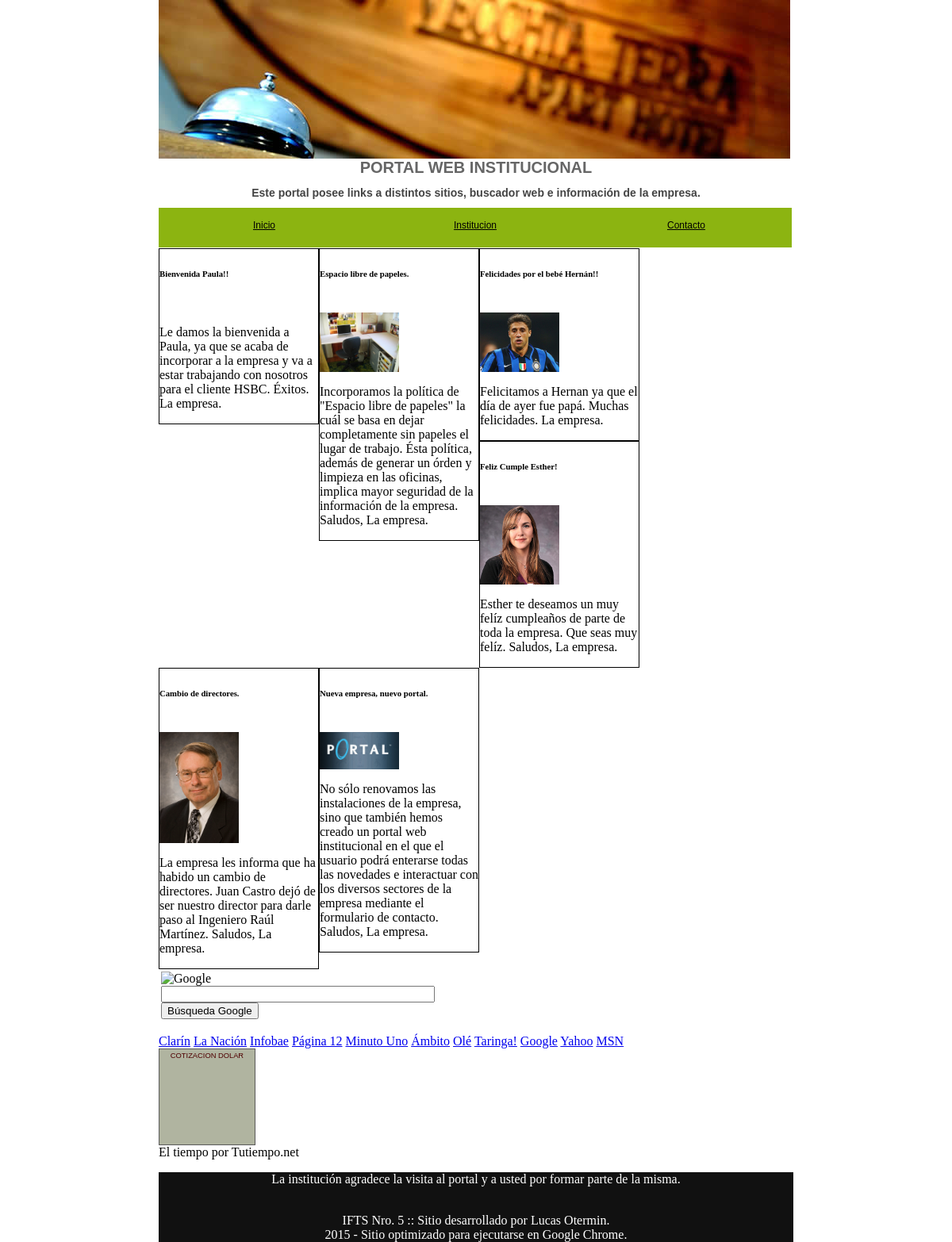
Page /inicio.php on the committed database.
### tables this page shows
CREATE TABLE IF NOT EXISTS `novedades` (
  `nov_id` int(5) NOT NULL AUTO_INCREMENT,
  `nov_titulo` varchar(140) NOT NULL,
  `nov_novedad` varchar(1000) NOT NULL,
  `nov_imagen` varchar(140) DEFAULT NULL,
  `nov_fecha` date NOT NULL,
  PRIMARY KEY (`nov_id`)
);

### inicio.php (the view, shortened to what this page needs)
<?php
include('encabezado.php');
	$consulta = "SELECT nov_id, nov_titulo, nov_novedad, nov_imagen, nov_fecha FROM novedades ORDER BY nov_fecha DESC";
	$resultado = mysql_query($consulta);
	while($fila=mysql_fetch_array($resultado)){
?>
<div id="novedad">
    <h6><?php echo $fila['nov_titulo']; ?></h6></br>
	<?php
	if ($fila['nov_imagen']!=''){
	?>
	<img src="<?php echo $fila['nov_imagen']; ?>" width="100px" height="auto" alt="Imagen del Portal Web" /></br>
	<?php
	}
	?>
    <p><?php echo $fila['nov_novedad']; ?></p>
</div>
<?php
}
?>
<div id="links">
	<div id="gooyou">
		<table>
			<tr>
				<td>
					<form method="GET" action="http://www.google.com.ar/search" target="_blank">
					<img src="http://www.google.com/logos/Logo_40wht.gif" border="0" alt="Google"><br />
					<input type="text" name="q" size="40" value="">
					<input type="hidden" name="hl" value="es"><br />
					<input type="submit" name="btnG" value="B&uacute;squeda Google">
					</form>
				</td>
			</tr>
		</table>
	</div>
	<a href="http://www.clarin.com.ar" target="_blank">Clar&iacute;n</a>
	<a href="http://www.lanacion.com.ar" target="_blank">La Naci&oacute;n</a>
	<a href="http://www.infobae.com" target="_blank">Infobae</a>
	<a href="http://www.pagina12.com.ar" target="_blank">P&aacute;gina 12</a>
	<a href="http://www.minutouno.com/contenidos/home.html" target="_blank">Minuto Uno</a>
	<a href="http://www.ambito.com" target="_blank">&Aacute;mbito</a>
	<a href="http://www.ole.com.ar" target="_blank">Ol&eacute;</a>
	<a href="http://taringa.net" target="_blank">Taringa!</a>
	<a href="https://www.google.com.ar/" target="_blank">Google</a>
	<a href="https://espanol.yahoo.com/" target="_blank">Yahoo</a>
	<a href="http://www.msn.com/es-ar/" target="_blank">MSN</a>
 <div style="border: 1px solid
rgb(90, 90, 90); background: rgb(176, 180, 160) none repeat scroll 0%
50%; text-align: center; width:
120px; height: 120px; line-height: 100%;" align="center">
<small><a style="border:
0px none ; font-size: 7pt; color: rgb(79, 0, 0); text-decoration: none;
font-family: sans-serif,Helvetica,Arial;"
href="http://www.cotizacion-dolar.com.ar" target="_blank"
title="Cotizaci&oacute;n actualizada del d&oacute;lar,
euro, real, peso uruguayo, peso chileno en
Argentina">COTIZACION DOLAR</a></small>
</div>
<div id="TT_tiCE1kkkkddaCeGAjfuDzDzDDWuALEIFrt1tksioqkzImIG5G">El tiempo por Tutiempo.net</div>
</div>
<?php
include('pie.php');
?>

### encabezado.php (shortened to what this page needs)
<html>
<head>
</head>
<body>
<div id="encabezado">
    <img src="encabezado.jpg" alt="Imagen del encabezado" />
    <h1>PORTAL WEB INSTITUCIONAL</h1>
    <h2>Este portal posee links a distintos sitios, buscador web e informaci&oacute;n de la empresa.</h2>
</div>
<div id="menu">
    <ul>
        <li><a href="inicio.php">Inicio</a></li>
        <li><a href="institucion.php">Institucion</a></li>
        <li><a href="contacto.php">Contacto</a></li>
    </ul>
</div>

### pie.php
<div id="pie">
<p>
    La instituci&oacute;n agradece la visita al portal y a usted por formar parte de la misma.
</p></br>
IFTS Nro. 5 :: Sitio desarrollado por Lucas Otermin.</br>
2015 - Sitio optimizado para ejecutarse en Google Chrome.</br>
</div>
</body>
</html>

### encabezado.php (style rules this page uses)
body { margin:auto;width:800px; }
h1 { color:#666;font-weight:bold;font-size:20px;font-family:Trebuchet,Arial;background-color:#fff;text-align:center;margin:0px; }
h2 { text-align:left;color:#444;font-family:Arial;font-size:14px;font-weight:bold;text-align:center; }
#menu, #menu ul { text-align:center;list-style:none;padding:0px;margin:0px;width:798px;height:51px; }
#menu li { width:266px;height:50px;margin:0px;padding:0px;float:left; }
#menu a { display:block;font-family:Arial, Helvetica, sans-serif;font-size:12px;color:#000;height:35px;padding-top:15px;text-align:center;background-image:url(menuatop.jpg);background-repeat:no-repeat;background-color:#8cb411; }
#novedad { border:1px solid #000; width:200px; height:auto;float:left; }
#links { clear:both; }
#pie { background-color:#111;color:#fff;text-align:center; }

### rows in the picture
novedades: nov_titulo "Bienvenida Paula!!", nov_novedad "Le damos la bienvenida a Paula, ya que se acaba de incorporar a la empresa y va a estar trabajando con nosotros para el cliente HSBC. Éxitos. La empresa."
novedades: nov_titulo "Espacio libre de papeles.", nov_imagen (picture), nov_novedad "Incorporamos la política de \"Espacio libre de papeles\" la cuál se basa en dejar completamente sin papeles el lugar de trabajo. Ésta política, además de generar un órden y limpieza en las oficinas, implica mayor seguridad de la información de la empresa. Saludos, La empresa."
novedades: nov_titulo "Felicidades por el bebé Hernán!!", nov_imagen (picture), nov_novedad "Felicitamos a Hernan ya que el día de ayer fue papá. Muchas felicidades. La empresa."
novedades: nov_titulo "Feliz Cumple Esther!", nov_imagen (picture), nov_novedad "Esther te deseamos un muy felíz cumpleaños de parte de toda la empresa. Que seas muy felíz. Saludos, La empresa."
novedades: nov_titulo "Cambio de directores.", nov_imagen (picture), nov_novedad "La empresa les informa que ha habido un cambio de directores. Juan Castro dejó de ser nuestro director para darle paso al Ingeniero Raúl Martínez. Saludos, La empresa."
novedades: nov_titulo "Nueva empresa, nuevo portal.", nov_imagen (picture), nov_novedad "No sólo renovamos las instalaciones de la empresa, sino que también hemos creado un portal web institucional en el que el usuario podrá enterarse todas las novedades e interactuar con los diversos sectores de la empresa mediante el formulario de contacto. Saludos, La empresa."
